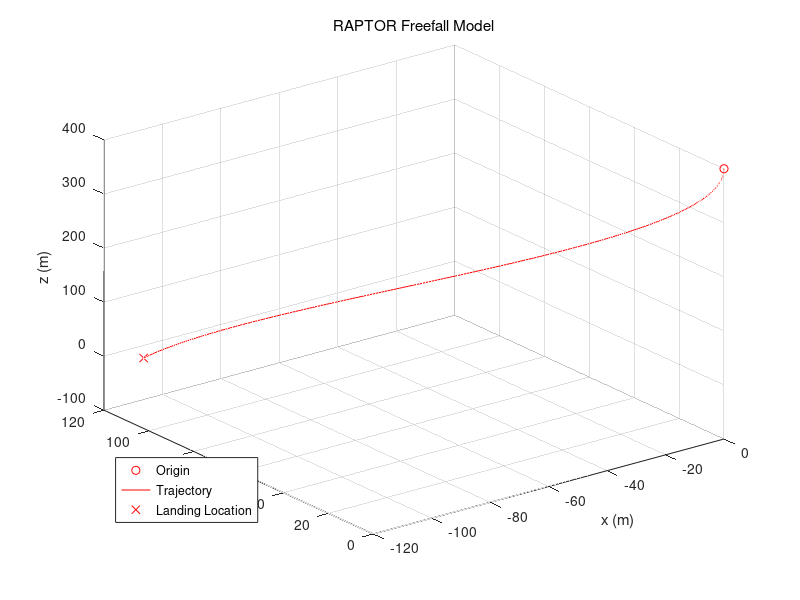

The MATLAB script that drew this image:
%% raptor sim (3d)
%
% ==== ASSUMPTIONS MADE ====
% We are a point mass system
% We have no payload other than ourself
% Lift of the parafoil is negliable
% Drag is the only resistive force acting on us in a significant way
% We are stable and oriented after parafoil unfurls
% We naturally tend to orient so the x axis (our forward flying face) is
% oriented with the wind
% Our vertical velocity and acceleration is constant 
%
%% Variables
%
% general things
g = -9.8;     % gravity (m/s^2)
m = 1.58;     % weight of RAPTOR (kg)
t = 0:0.1:30;     % flight time (seconds)

% wind variables
w_v = 5*sin(0.02*pi*t);     % wind speed (m/s)
w_theta = -pi/4;            % wind angle (radians)

% starting positions
p_x = 0;      % starting coordinate in x (meters)
p_y = 0;      % starting coordinate in y (meters)
p_z = 400;    % starting coordinate in z (meters)

% drag stuff (????)
% might be wrong, idk
c_d_box = 1.05;         % drag coefficient of the box
c_d_parafoil = 0.09;    % drag coefficient of the parafoil
rho = 1.225;            % density of air

% drag equations
d_x = 1/2 * rho * w_v * cos(w_theta) * c_d_box * 0.25;         % x-axis drag force
d_y = 1/2 * rho * w_v * sin(w_theta) * c_d_box * 0.25;         % y-axis drag force
d_z = 1/2 * rho * (m*g) * c_d_box * 3;                         % z-axis drag force

%% Functions
% Assumes east, north, up (ENU) coordinates
%
% unit velocity functions
v_x = w_v .* cos(w_theta) - d_x;
v_y = w_v .* sin(w_theta) - d_y;
v_z = (m*g) - d_z;

% unit position functions
p_x = p_x - w_v .* cos(w_theta) .* t - d_x.*t;
p_y = p_y - w_v .* sin(w_theta) .* t - d_y.*t;
p_z = p_z - ((m*g)*t - d_z*t);

% grabs the index of the first 0 value in the z direction
% we want this index for plotting
index = 0;
for n = 1 : length(p_y)
    if p_z(n) < 0
        index = n;
        break
    end 
end

%% Plotting
plot3(0,0,400,'or',p_x(1:index), p_y(1:index), p_z(1:index),'r', p_x(index), p_y(index), p_z(index),'xr')
grid on;
legend({'Origin', 'Trajectory', 'Landing Location'},'Location','southwest')
title('RAPTOR Freefall Model','FontWeight','Normal')
xlabel('x (m)') % x-axis label
ylabel('y (m)') % y-axis label
zlabel('z (m)') % z-axis label